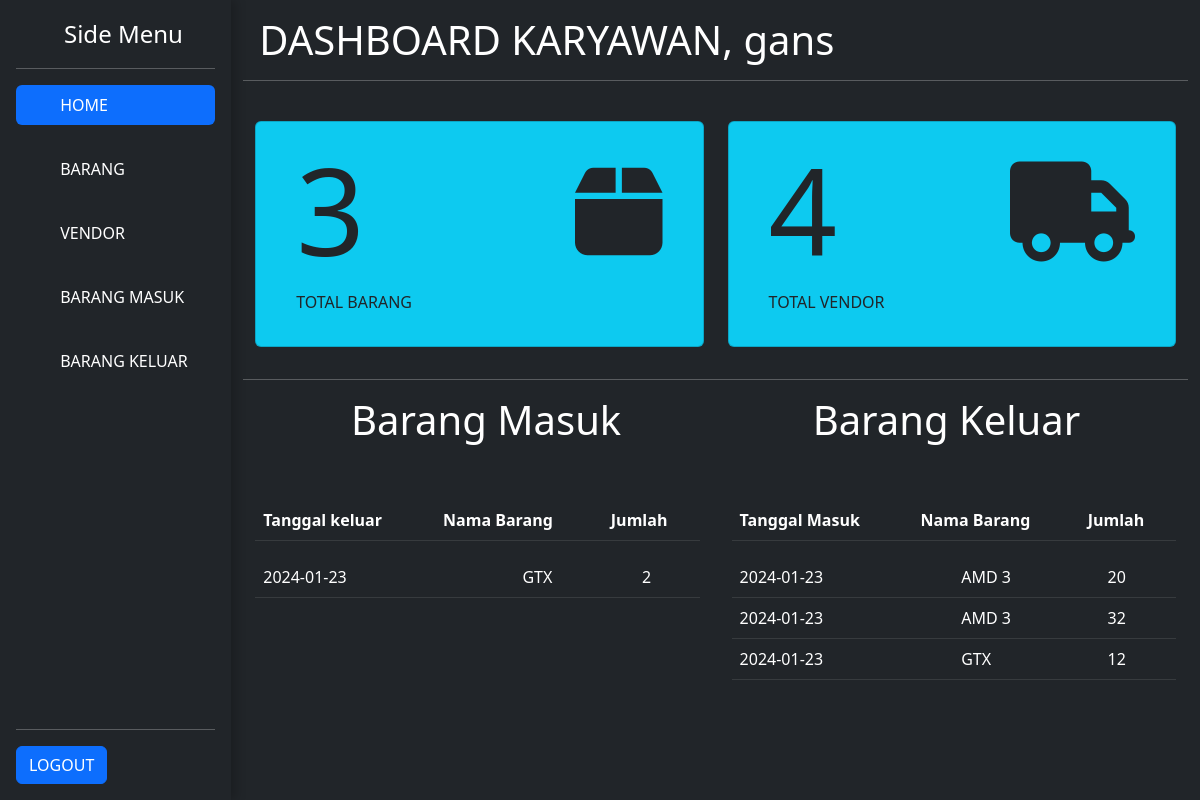
/views/user/homepage.php (signed in), run on the app's committed database.
### tables this page shows
CREATE TABLE `user` (
  `id_user` int(11) NOT NULL,
  `nama_user` varchar(80) NOT NULL,
  `username` varchar(250) NOT NULL,
  `password` varchar(250) NOT NULL,
  `email` varchar(50) NOT NULL,
  `alamat` varchar(100) NOT NULL,
  `telp` char(16) NOT NULL,
  `foto` varchar(80) NOT NULL,
  `role` varchar(10) NOT NULL
);

CREATE TABLE `barang_keluar` (
  `id_barkel` int(11) NOT NULL,
  `id_user` int(11) NOT NULL,
  `id_barang` char(6) NOT NULL,
  `tanggal` date NOT NULL,
  `jumlah` int(11) NOT NULL
);

CREATE TABLE `barang` (
  `id_barang` char(6) NOT NULL,
  `nama_barang` varchar(80) NOT NULL,
  `stok` int(11) NOT NULL,
  `vendor` char(6) NOT NULL,
  `gambar` varchar(250) NOT NULL
);

CREATE TABLE `barang_masuk` (
  `id_barsuk` int(11) NOT NULL,
  `tanggal_masuk` date NOT NULL,
  `jumlah` int(11) NOT NULL,
  `id_user` int(11) NOT NULL,
  `id_barang` char(6) NOT NULL
);

### classes/Database.php (called while the page is built)
<?php
class Database {
    private $host = "localhost";
    private $user = "root";
    private $password = "";
    private $dbName = "uas_inv";
    protected function connectDB(){
        try{
            $dataBase = 'mysql:host=' . $this->host . ';dbname=' . $this->dbName;
            $pdo = new PDO($dataBase, $this->user, $this->password);
            $pdo->setAttribute(PDO::ATTR_DEFAULT_FETCH_MODE, PDO::FETCH_ASSOC);
            return $pdo;
        } catch (PDOException $e){
            echo "Connetion Failed" . $e->getMessage();
        }
    }
}

### classes/User.php (called while the page is built, shortened)
<?php
class User extends Database{
    private $tabel = 'user';
    public function getditUser($id_user){
        $sql = "SELECT * FROM ". $this->tabel ."  WHERE id_user = :id_user";
        $stmt = $this->connectDB()->prepare($sql);
        $stmt->bindParam(':id_user', $id_user);
        $stmt->execute();
        return $stmt->fetch(PDO::FETCH_OBJ);
    }
}

### classes/Barang.php (called while the page is built, shortened)
<?php
class Barang extends Database{
    private $tabel = 'barang';
    public function getTotalBarang() {
        $sql = 'SELECT COUNT(*) AS total_barang FROM ' . $this->tabel;
        $stmt = $this->connectDB()->prepare($sql);
        $stmt->execute();
        $result = $stmt->fetch(PDO::FETCH_ASSOC);
        return $result['total_barang'];
    }
}

### classes/Vendor.php (called while the page is built, shortened)
<?php
class Vendor extends Database {
    private $tabel = 'vendor';
    public function getTotalVendor() {
        $sql = 'SELECT COUNT(*) AS total_vendor FROM ' . $this->tabel;
        $stmt = $this->connectDB()->prepare($sql);
        $stmt->execute();
        $result = $stmt->fetch(PDO::FETCH_ASSOC);
        return $result['total_vendor'];
    }
}

### classes/Barkel.php (called while the page is built, shortened)
<?php
class Barkel extends Database
{
    private $tabel = 'barang_keluar';
    private $tabel_barang = 'barang';
    public function getDataBarangKeluar()
    {
    $sql = "SELECT *
            FROM $this->tabel
            JOIN $this->tabel_barang
            ON
            $this->tabel.id_barang = $this->tabel_barang.id_barang
            ORDER BY $this->tabel.tanggal DESC";
    $stmt = $this->connectDB()->prepare($sql);
    $stmt->execute();
    return $stmt->fetchAll(PDO::FETCH_ASSOC);
    }
}

### classes/Barsuk.php (called while the page is built, shortened)
<?php
class Barsuk extends Database
{
    private $tabel = 'barang_masuk';
    private $tabel_barang = 'barang';
    public function getDataBarangMasuk()
    {
        $sql = "SELECT *
                FROM $this->tabel
                JOIN $this->tabel_barang
                ON
                $this->tabel.id_barang = $this->tabel_barang.id_barang
                ORDER BY $this->tabel.tanggal_masuk DESC";
        $stmt = $this->connectDB()->prepare($sql);
        $stmt->execute();
        return $stmt->fetchAll(PDO::FETCH_ASSOC);
    }
}

### views/user/homepage.php (the view, shortened to what this page needs)
<?php
include '../../header.php';
$username = "";
if (isset($_SESSION['user'])) {
    $userId = $_SESSION['user'];
    $user = new User();
    $userData = $user->getditUser($userId);
    if ($userData) {
        $username = $userData->username;
    }
}
$barang = new Barang();
$vendor = new Vendor();
$barkel = new Barkel();
$barsuk = new Barsuk();
$dataBarkel = $barkel->getDataBarangKeluar();
$dataBarsuk = $barsuk->getDataBarangMasuk();
$totalBarang = $barang->getTotalBarang();
$totalVendor = $vendor->getTotalVendor();
?>
<link rel="stylesheet" href="https://cdnjs.cloudflare.com/ajax/libs/font-awesome/6.4.2/css/all.min.css" />
<link href="https://cdn.jsdelivr.net/npm/bootstrap@5.2.3/dist/css/bootstrap.min.css" rel="stylesheet">
<link rel="stylesheet" href="https://cdnjs.cloudflare.com/ajax/libs/font-awesome/5.15.1/css/all.min.css">
<body>
    <main class="d-flex text-bg-dark">
        <?php
        include '../../sidebar.php';
        ?>
        <div class="container-fluid flex-grow-1">
            <h1 class="m-3">DASHBOARD <?= $_SESSION['role'] ?>, <?= $username ?></h1>
            <hr>
            <br>
            <div class="container mb-3">
                <div class="row row-cols-1 row-cols-md-3 g-4">
                    <div class="col-md-6 mb-3">
                        <div class="card bg-info">
                            <div class="card-body">
                                <div class="d-flex justify-content-between">
                                    <div class="justify-content-start">
                                        <h1 class="ms-4" style="font-size:120px"><?= $totalBarang ?></h1>
                                        <p class="ms-4">TOTAL BARANG</p>
                                    </div>
                                    <i class="fa-solid fa-box m-4" style="font-size:100px"></i>
                                </div>
                            </div>
                        </div>
                    </div>
                    <div class="col-md-6 mb-3">
                        <div class="card bg-info">
                            <div class="card-body">
                                <div class="d-flex justify-content-between">
                                    <div class="justify-content-start">
                                        <h1 class="ms-4" style="font-size:120px"><?= $totalVendor ?></h1>
                                        <p class="ms-4">TOTAL VENDOR</p>
                                    </div>
                                    <i class="fa-solid fa-truck m-4" style="font-size:100px"></i>
                                </div>
                            </div>
                        </div>
                    </div>
                </div>
            </div>
            <hr>
            <div class="container d-flex justify-content-around">
                <h1>
                    Barang Masuk
                </h1>
                <h1>Barang Keluar</h1>
            </div>
            <div class="container d-flex">
                <div class="scrollable-table me-3 ">
                    <table class="table table-dark text-bg-dark mt-5 me-5">
                        <thead>
                            <tr>
                                <th scope="col">Tanggal keluar</th>
                                <th scope="col">Nama Barang</th>
                                <th scope="col">Jumlah</th>
                            </tr>
                        </thead>
                    </table>
                    <div class="scrollable-body" style="max-height: 200px; overflow-y: auto;">
                        <table class="table table-dark text-bg-dark">
                            <tbody>
                                <?php if ($dataBarkel) {
                                    foreach ($dataBarkel as $data) {
                                ?>
                                        <tr>
                                            <td><?= isset($data['tanggal']) ? $data['tanggal'] : 'N/A' ?></td>
                                            <td><?= isset($data['nama_barang']) ? $data['nama_barang'] : 'N/A' ?></td>
                                            <td><?= isset($data['jumlah']) ? $data['jumlah'] : 'N/A' ?></td>
                                        </tr>
                                <?php
                                    }
                                } else {
                                ?>
                                    <tr>
                                        <td colspan="4">Tidak ada data barang keluar.</td>
                                    </tr>
                                <?php
                                }
                                ?>
                            </tbody>
                        </table>
                    </div>
                </div>
                <div class="scrollable-table ms-3 ">
                    <table class="table table-dark text-bg-dark mt-5 me-5">
                        <thead>
                            <tr>
                                <th scope="col">Tanggal Masuk</th>
                                <th scope="col">Nama Barang</th>
                                <th scope="col">Jumlah</th>
                            </tr>
                        </thead>
                    </table>
                    <div class="scrollable-body" style="max-height: 200px; overflow-y: auto;">
                        <table class="table table-dark text-bg-dark">
                            <tbody>
                                <?php if ($dataBarsuk) {
                                    foreach ($dataBarsuk as $data) {
                                ?>
                                        <tr>
                                            <td><?= isset($data['tanggal_masuk']) ? $data['tanggal_masuk'] : 'N/A' ?></td>
                                            <td><?= isset($data['nama_barang']) ? $data['nama_barang'] : 'N/A' ?></td>
                                            <td><?= isset($data['jumlah']) ? $data['jumlah'] : 'N/A' ?></td>
                                        </tr>
                                <?php
                                    }
                                } else {
                                ?>
                                    <tr>
                                        <td colspan="5">Tidak ada data barang masuk.</td>
                                    </tr>
                                <?php
                                }
                                ?>
                            </tbody>
                        </table>
                    </div>
                </div>
            </div>
        </div>
    </main>
</body>

### views/user/homepage.php (style rules this page uses)
.scrollable-table { max-height: 300px; overflow-y: auto; width: 50%; }
.scrollable-body { max-height: 200px; overflow-y: auto; overflow-x: hidden; }

### data on the page
user: username "gans"
barang_keluar: tanggal "2024-01-23", id_barang.nama_barang "GTX", jumlah "2"
barang_masuk: tanggal_masuk "2024-01-23", id_barang.nama_barang "AMD 3", jumlah "20"
barang_masuk: tanggal_masuk "2024-01-23", id_barang.nama_barang "AMD 3", jumlah "32"
barang_masuk: tanggal_masuk "2024-01-23", id_barang.nama_barang "GTX", jumlah "12"

### other printed values
$_SESSION['role'] "KARYAWAN"
$totalBarang "3"
$totalVendor "4"
